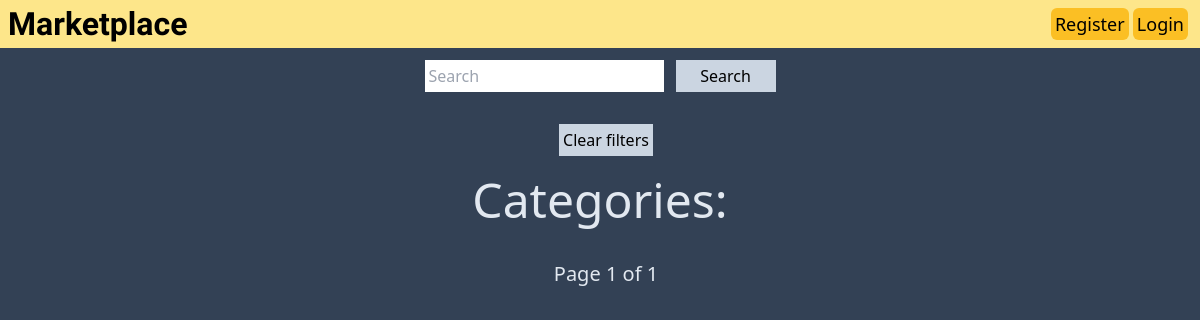
Before: /items/ with the older database file.
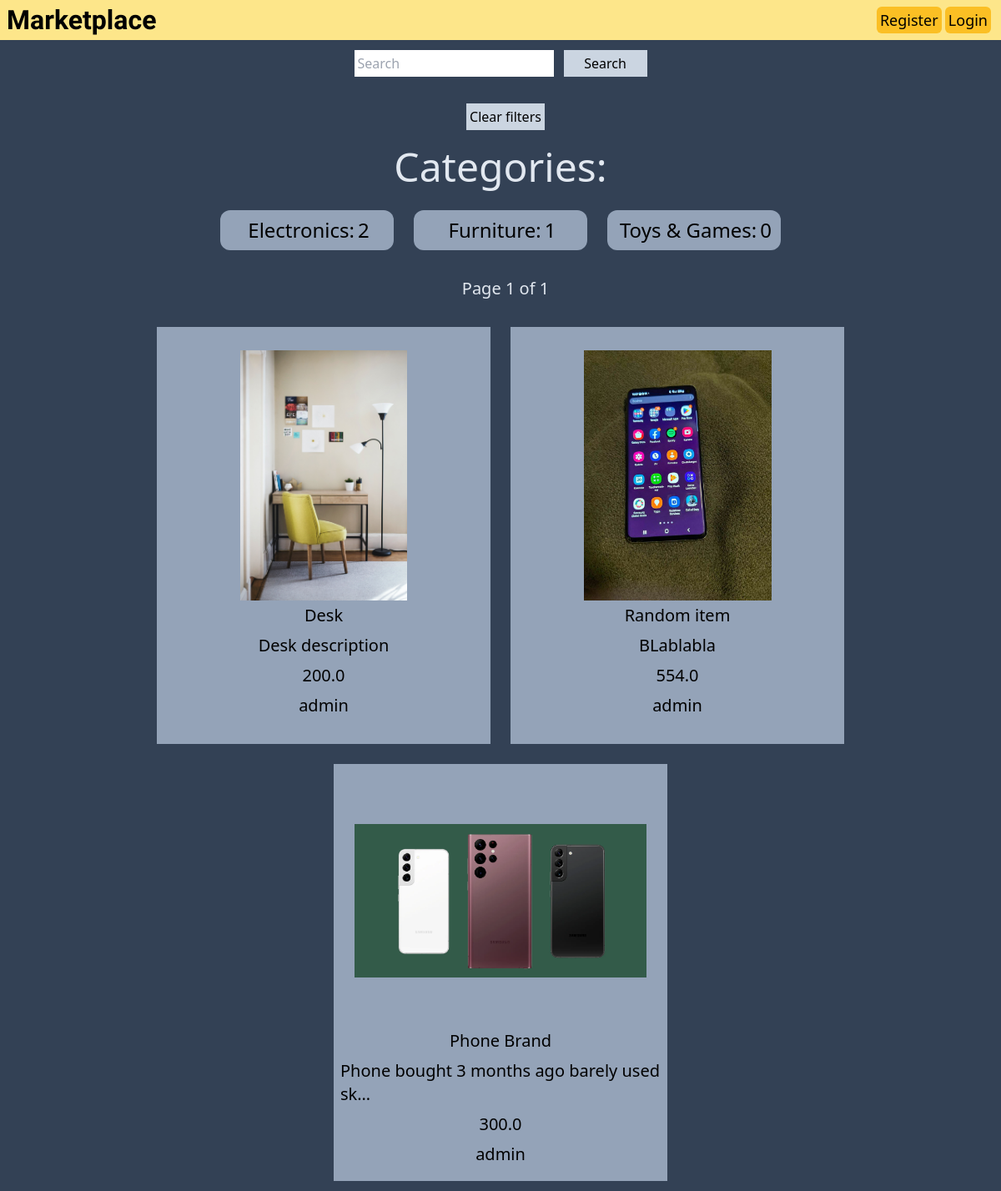
After: the same page with the newer database file.
### item/models.py (models this page shows, shortened)
class Category(models.Model):
    name = models.CharField(max_length=255)
    class Meta:
        ordering = ('name',)
        verbose_name_plural = 'Categories'

class Item(models.Model):
    class Meta:
        ordering = ('name',)
    category = models.ForeignKey(Category, related_name='items', on_delete=models.CASCADE)
    name = models.CharField(max_length=255)
    description = models.TextField(blank=True, null=True, max_length=400)
    price = models.FloatField()
    image = models.ImageField(upload_to='item_images', blank=True, null=True)
    is_sold = models.BooleanField(default=False)
    created_by = models.ForeignKey(User, related_name='items', on_delete=models.CASCADE)
    created_at = models.DateTimeField(auto_now_add=True)

### item/views.py (the view)
# urls.py: path('', views.browseItems, name='browseItems'),
def browseItems(request):
    item_list = Paginator(Item.objects.filter(
        is_sold=False).order_by('created_at').reverse(), 15)
    page = request.GET.get('page')
    items = item_list.get_page(page)
    categories = Category.objects.all()
    category_id = request.GET.get('category', 0)
    query = request.GET.get('query', "")
    if category_id:
        item_list = Paginator(Item.objects.filter(is_sold=False).filter(
            category_id=category_id).order_by('created_at').reverse(), 15)
        items = item_list.get_page(page)
    if query:
        item_list = Paginator(Item.objects.filter(is_sold=False).filter(Q(name__icontains=query) |
                                                                        Q(description__icontains=query)).order_by('created_at').reverse(), 1)
        items = item_list.get_page(page)
    return render(request, 'item/browseItems.html', {"items": items, "query": query, "categories": categories, 'category_id': int(category_id)})

### item/templates/item/browseItems.html (shortened to what this page needs)
{% extends 'core/base.html' %} {% block content %} {% load static %}
<link rel="stylesheet" href="{% static 'css/browseItems.css' %}" />
<div id="container" class="bg-slate-700">
  <div class="flex items-center justify-center w-full">
    <form
      method="get"
      action="{% url 'item:browseItems' %}"
      class="my-3 flex"
      action=""
    >
      <input
        placeholder="Search"
        type="text"
        name="query"
        class="p-1 text-base rounded-xl0"
        value="{{  query }}"
      />
      <button class="text-base bg-slate-300 hover:bg-slate-500 p-1 ml-3">
        Search
      </button>
    </form>
  </div>
  <div class="flex items-center justify-center w-full my-5">
    <a
      href='{% url "item:browseItems" %}'
      class="text-base bg-slate-300 hover:bg-slate-500 p-1 ml-3 cursor-pointer"
    >
      Clear filters
    </a>
  </div>
  <h1 class="text-5xl text-slate-200 mx-3 my-4 text-center">Categories:</h1>
  <div class="flex flex-wrap w-full justify-center">
    {% for category in categories %}
    <a
      href="{% url 'item:browseItems' %}?query={{query}}&category={{category.id}}"
      class=""
    >
      <div
        class="flex flex-wrap items-center justify-center rounded-xl w-52 hover:bg-slate-300 m-3 p-2 {% if category.id == category_id %} bg-lime-500 {% else %} bg-slate-400 {% endif %}"
      >
        <h3 class="text-2xl ml-1">{{category.name}}:</h3>
        <h3 class="text-2xl ml-1">{{category.items.count}}</h3>
      </div>
    </a>
    {% endfor %}
  </div>
  <div class="flex w-full items-center justify-center paginator my-5">
    <p class="text-xl">
      Page {{items.number}} of {{items.paginator.num_pages}}
    </p>
  </div>
  <div class="flex flex-wrap items-center justify-center">
    {% for item in items %}
    <div
      class="flex mx-3 my-3 card bg-slate-400 items-center justify-center p-2 hover:bg-slate-300"
    >
      <a href="{% url 'item:detail' item.id %}">
        <div class="flex flex-col items-center justify-center flex-wrap">
          <img class="image" src="{{item.image.url}}" />
          <p class="text-xl my-1">{{item.name}}</p>
          <p class="text-xl my-1">{{item.description |truncatechars:40}}</p>
          <p class="text-xl my-1">{{item.price}}</p>
          <p class="text-xl my-1">{{item.created_by}}</p>
        </div>
      </a>
    </div>
    {% endfor %}
  </div>
</div>
{% endblock %}

### core/templates/core/base.html (shortened to what this page needs)
<!DOCTYPE html>
<html lang="en">
  <head>
    {% load static %}
    <link rel="stylesheet" href="{% static 'css/base.css' %}" />
    <script src="https://cdn.tailwindcss.com"></script>
  </head>
  <body>
    <nav
      class="flex justify-between items-center w-full px-2 bg-amber-200 py-2"
    >
      <p
        style="
          font-family: 'Dancing Script', cursive !important;
          font-size: 2rem;
        "
        class="font-bold text-2xl"
      >
        Marketplace
      </p>
      <div class="mr-1">
        {% if request.user.is_authenticated %}
        <a
          class="text-lg p-1 rounded-md bg-amber-400 hover:bg-amber-500"
          href="{% url 'messaging:inbox' %}"
          >Inbox</a
        >
        <div class="dropdown">
          <p
            id="menu"
            class="text-lg p-1 rounded-md bg-amber-400 hover:bg-amber-500"
          >
            Menu
          </p>
          <div class="dropdown-content bg-amber-200 rounded-xl">
            <a
              class="text-lg p-1 menu_item rounded-md bg-amber-400 hover:bg-amber-500"
              href="/"
              >Home</a
            >
            <a
              class="text-lg p-1 menu_item rounded-md bg-amber-400 hover:bg-amber-500"
              href="{% url 'item:browseItems' %}"
              >Browse</a
            >
            <a
              class="text-lg menu_item bg-amber-400 hover:bg-amber-500"
              href="{% url 'item:myItems' %}"
              >My items</a
            >
            <a
              class="text-lg menu_item bg-amber-400 hover:bg-amber-500"
              href="{% url 'item:newItem' %}"
              >Sell</a
            >
            <a
              class="text-lg p-1 menu_item rounded-md bg-amber-400 hover:bg-amber-500"
              href="{% url 'core:logout' %}"
              >Logout</a
            >
          </div>
        </div>
        {% else %}
        <a
          class="text-lg p-1 rounded-md bg-amber-400 hover:bg-amber-500"
          href="{% url 'core:register' %}"
          >Register</a
        >
        <a
          class="text-lg p-1 rounded-md bg-amber-400 hover:bg-amber-500"
          href="{% url 'core:login' %}"
          >Login</a
        >
        {% endif %}
      </div>
    </nav>
    {% block content %} {% endblock %}
  </body>
</html>

### core/static/css/base.css (style rules this page uses)
p { word-break: break-all; white-space: normal; hyphens: auto; }

### item/static/css/browseItems.css (style rules this page uses)
#container { min-height: 100vh; }
.card { width: 400px; height: 500px; }
.card img { width: 350px !important; height: 300px !important; object-fit: scale-down; }
button { width: 100px; }
input { padding: 8px; }
.paginator p { color: rgb(226 232 240) !important; margin-left: 8px !important; margin-left: 12px !important; }

Changed rows visible on the page:
added Category: name "Electronics", items.count "2"
added Category: name "Furniture", items.count "1"
added Category: name "Toys & Games", items.count "0"
added Item: image (picture), name "Desk", description "Desk description", price "200.0", created_by "admin"
added Item: image (picture), name "Random item", description "BLablabla", price "554.0", created_by "admin"
added Item: image (picture), name "Phone Brand", description "Phone bought 3 months ago barely usedsk…", price "300.0", created_by "admin"
